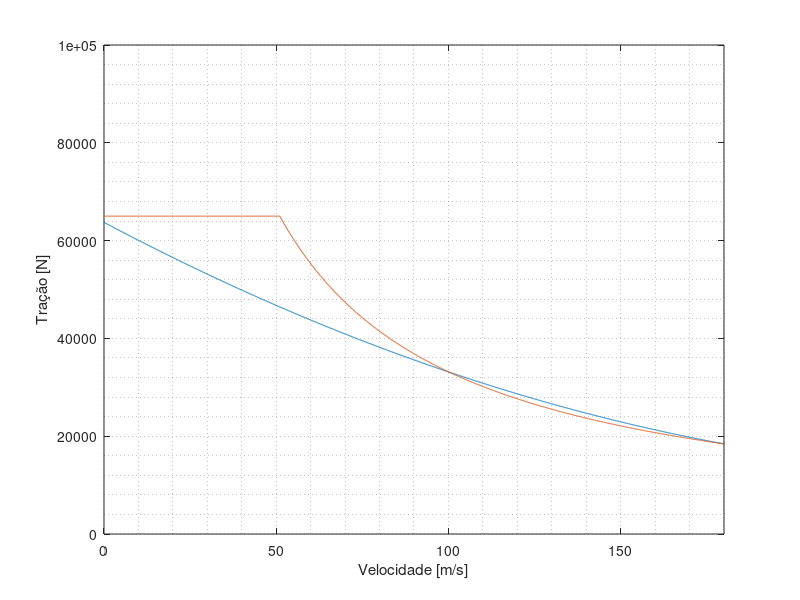
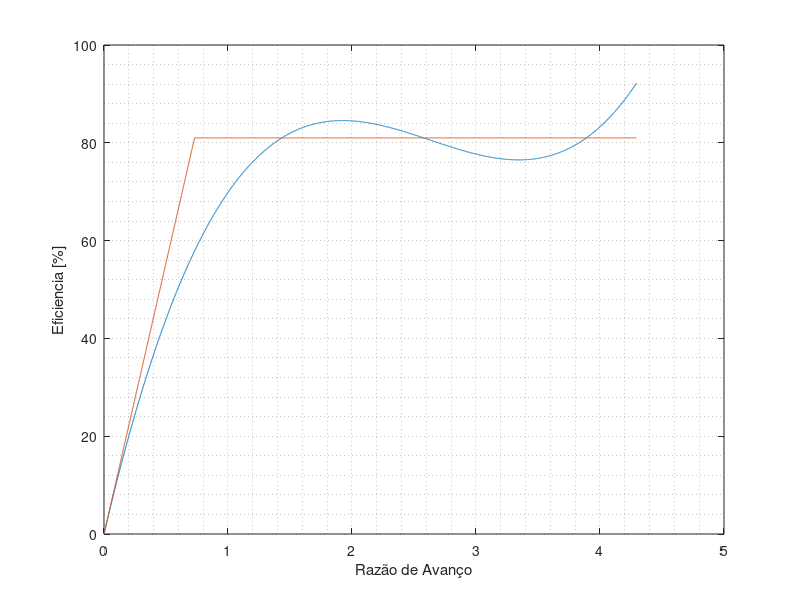

The MATLAB script that drew these images, in order:
clear
clc
close all

%% Dados

quantidadeDeMotores = 2;
potenciaDoMotor = 4095384;  %[Watts]
diametroHelice = 4.11; %[m]
rotacaoHelice = 1020/60; %[rev/s]
velocidadesChute = 0:0.1:300;   %[m/s]
razoesDeAvanco = velocidadesChute/(rotacaoHelice * diametroHelice);
chuteEficiencia = 0.81;
velocidades = 0:0.1:300;



%% Cálculos

potenciaPropulsiva = potenciaDoMotor .* chuteEficiencia;

tracaoChute = potenciaPropulsiva ./ velocidadesChute ;
polinomioTracaoExtrapolacao = polyfit(velocidadesChute( velocidadesChute > 80), tracaoChute(velocidadesChute > 80), 2);
tracaoChute(tracaoChute > 65000) = 65000;

curvaTracao.velocidades = velocidades;
% Contabilizando dois motores
curvaTracao.tracao = quantidadeDeMotores * tracaoChute;

%% Salvando Respostas

save("curva_tracao.mat", 'curvaTracao');

%% Plots

plot(velocidades, polyval(polinomioTracaoExtrapolacao, velocidades));
hold on
plot(velocidadesChute, tracaoChute)
axis([0 180 0 10e4]);
grid minor
xlabel("Velocidade [m/s]")
ylabel("Tração [N]")

figure
plot(razoesDeAvanco, 100 * polyval(polinomioTracaoExtrapolacao, velocidades) .* velocidadesChute ./ potenciaDoMotor)
hold on
plot(razoesDeAvanco, 100 * tracaoChute .* velocidadesChute ./ potenciaDoMotor)
grid minor
ylabel("Eficiencia [%]")
xlabel("Razão de Avanço")